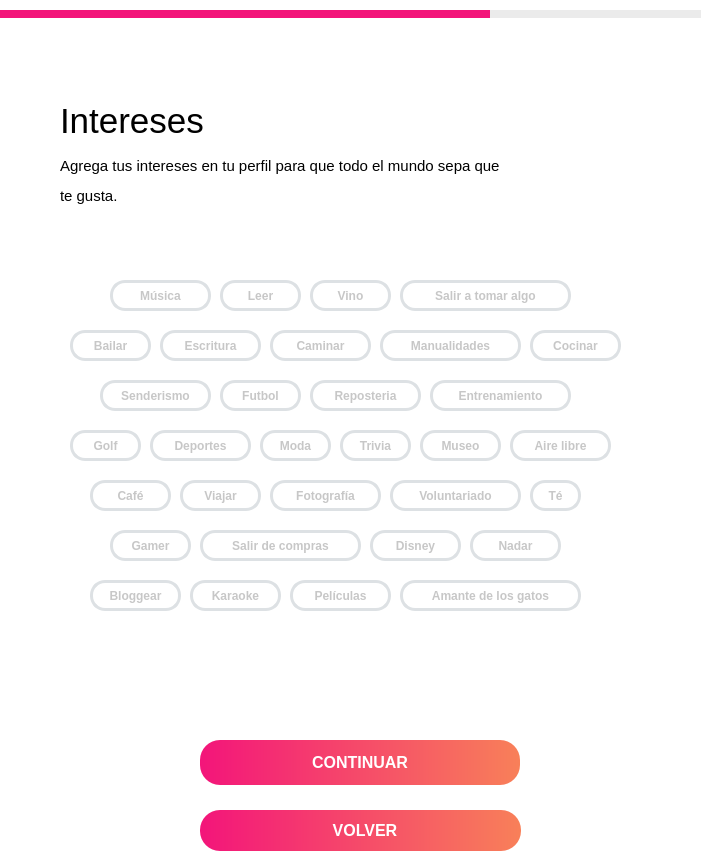
      <widget class="QWidget" name="page_7">
       <property name="styleSheet">
        <string notr="true">background-color: #ffffff;</string>
       </property>
       <widget class="QLabel" name="label_70">
        <property name="geometry">
         <rect>
          <x>60</x>
          <y>150</y>
          <width>531</width>
          <height>31</height>
         </rect>
        </property>
        <property name="font">
         <font>
          <pointsize>11</pointsize>
         </font>
        </property>
        <property name="text">
         <string>Agrega tus intereses en tu perfil para que todo el mundo sepa que</string>
        </property>
       </widget>
       <widget class="QPushButton" name="btnContinuar06">
        <property name="geometry">
         <rect>
          <x>200</x>
          <y>740</y>
          <width>320</width>
          <height>45</height>
         </rect>
        </property>
        <property name="font">
         <font>
          <pointsize>12</pointsize>
          <weight>75</weight>
          <bold>true</bold>
         </font>
        </property>
        <property name="styleSheet">
         <string notr="true">background-color: qlineargradient(spread:pad, x1:0, y1:0, x2:1, y2:0, stop:0 rgba(243, 21, 122, 1), stop:1 rgba(248, 128, 89, 1));

color: White;
border-radius: 20px;</string>
        </property>
        <property name="text">
         <string>CONTINUAR</string>
        </property>
       </widget>
       <widget class="QPushButton" name="pushButton_90">
        <property name="geometry">
         <rect>
          <x>70</x>
          <y>10</y>
          <width>631</width>
          <height>8</height>
         </rect>
        </property>
        <property name="styleSheet">
         <string notr="true">background-color: qlineargradient(spread:pad, x1:0, y1:0, x2:1, y2:0, stop:0 rgb(235, 235, 235), stop:1 rgb(235, 235, 235));
border-radius: 0px;
</string>
        </property>
        <property name="text">
         <string/>
        </property>
       </widget>
       <widget class="QLabel" name="label_71">
        <property name="geometry">
         <rect>
          <x>60</x>
          <y>180</y>
          <width>531</width>
          <height>31</height>
         </rect>
        </property>
        <property name="font">
         <font>
          <pointsize>11</pointsize>
         </font>
        </property>
        <property name="text">
         <string>te gusta.</string>
        </property>
       </widget>
       <widget class="QLabel" name="label_72">
        <property name="geometry">
         <rect>
          <x>60</x>
          <y>90</y>
          <width>371</width>
          <height>61</height>
         </rect>
        </property>
        <property name="font">
         <font>
          <pointsize>26</pointsize>
         </font>
        </property>
        <property name="text">
         <string>Intereses</string>
        </property>
       </widget>
       <widget class="QPushButton" name="pushButton_107">
        <property name="geometry">
         <rect>
          <x>0</x>
          <y>10</y>
          <width>490</width>
          <height>8</height>
         </rect>
        </property>
        <property name="styleSheet">
         <string notr="true">background-color: qlineargradient(spread:pad, x1:0, y1:0, x2:1, y2:0, stop:0 rgba(243, 21, 122, 1), stop:1 rgba(243, 21, 122, 1));
border-radius: 0px;</string>
        </property>
        <property name="text">
         <string/>
        </property>
       </widget>
       <widget class="QPushButton" name="btnHX">
        <property name="geometry">
         <rect>
          <x>110</x>
          <y>530</y>
          <width>81</width>
          <height>31</height>
         </rect>
        </property>
        <property name="font">
         <font>
          <pointsize>9</pointsize>
          <weight>75</weight>
          <bold>true</bold>
         </font>
        </property>
        <property name="styleSheet">
         <string notr="true">background-color: white;
color: rgb(199, 199, 199);
border-radius: 15px;
border: 3px solid;
border-color: rgb(221, 225, 228);</string>
        </property>
        <property name="text">
         <string>Gamer</string>
        </property>
       </widget>
       <widget class="QPushButton" name="btnHAD">
        <property name="geometry">
         <rect>
          <x>290</x>
          <y>580</y>
          <width>101</width>
          <height>31</height>
         </rect>
        </property>
        <property name="font">
         <font>
          <pointsize>9</pointsize>
          <weight>75</weight>
          <bold>true</bold>
         </font>
        </property>
        <property name="styleSheet">
         <string notr="true">background-color: white;
color: rgb(199, 199, 199);
border-radius: 15px;
border: 3px solid;
border-color: rgb(221, 225, 228);</string>
        </property>
        <property name="text">
         <string>Películas</string>
        </property>
       </widget>
       <widget class="QPushButton" name="btnHO">
        <property name="geometry">
         <rect>
          <x>260</x>
          <y>430</y>
          <width>71</width>
          <height>31</height>
         </rect>
        </property>
        <property name="font">
         <font>
          <pointsize>9</pointsize>
          <weight>75</weight>
          <bold>true</bold>
         </font>
        </property>
        <property name="styleSheet">
         <string notr="true">background-color: white;
color: rgb(199, 199, 199);
border-radius: 15px;
border: 3px solid;
border-color: rgb(221, 225, 228);</string>
        </property>
        <property name="text">
         <string>Moda</string>
        </property>
       </widget>
       <widget class="QPushButton" name="btnHS">
        <property name="geometry">
         <rect>
          <x>90</x>
          <y>480</y>
          <width>81</width>
          <height>31</height>
         </rect>
        </property>
        <property name="font">
         <font>
          <pointsize>9</pointsize>
          <weight>75</weight>
          <bold>true</bold>
         </font>
        </property>
        <property name="styleSheet">
         <string notr="true">background-color: white;
color: rgb(199, 199, 199);
border-radius: 15px;
border: 3px solid;
border-color: rgb(221, 225, 228);</string>
        </property>
        <property name="text">
         <string>Café</string>
        </property>
       </widget>
       <widget class="QPushButton" name="btnHP">
        <property name="geometry">
         <rect>
          <x>340</x>
          <y>430</y>
          <width>71</width>
          <height>31</height>
         </rect>
        </property>
        <property name="font">
         <font>
          <pointsize>9</pointsize>
          <weight>75</weight>
          <bold>true</bold>
         </font>
        </property>
        <property name="styleSheet">
         <string notr="true">background-color: white;
color: rgb(199, 199, 199);
border-radius: 15px;
border: 3px solid;
border-color: rgb(221, 225, 228);</string>
        </property>
        <property name="text">
         <string>Trivia</string>
        </property>
       </widget>
       <widget class="QPushButton" name="btnHW">
        <property name="geometry">
         <rect>
          <x>530</x>
          <y>480</y>
          <width>51</width>
          <height>31</height>
         </rect>
        </property>
        <property name="font">
         <font>
          <pointsize>9</pointsize>
          <weight>75</weight>
          <bold>true</bold>
         </font>
        </property>
        <property name="styleSheet">
         <string notr="true">background-color: white;
color: rgb(199, 199, 199);
border-radius: 15px;
border: 3px solid;
border-color: rgb(221, 225, 228);</string>
        </property>
        <property name="text">
         <string>Té</string>
        </property>
       </widget>
       <widget class="QPushButton" name="btnHA">
        <property name="geometry">
         <rect>
          <x>110</x>
          <y>280</y>
          <width>101</width>
          <height>31</height>
         </rect>
        </property>
        <property name="font">
         <font>
          <pointsize>9</pointsize>
          <weight>75</weight>
          <bold>true</bold>
         </font>
        </property>
        <property name="styleSheet">
         <string notr="true">background-color: white;
color: rgb(199, 199, 199);
border-radius: 15px;
border: 3px solid;
border-color: rgb(221, 225, 228);</string>
        </property>
        <property name="text">
         <string>Música</string>
        </property>
       </widget>
       <widget class="QPushButton" name="btnHAE">
        <property name="geometry">
         <rect>
          <x>400</x>
          <y>580</y>
          <width>181</width>
          <height>31</height>
         </rect>
        </property>
        <property name="font">
         <font>
          <pointsize>9</pointsize>
          <weight>75</weight>
          <bold>true</bold>
         </font>
        </property>
        <property name="styleSheet">
         <string notr="true">background-color: white;
color: rgb(199, 199, 199);
border-radius: 15px;
border: 3px solid;
border-color: rgb(221, 225, 228);</string>
        </property>
        <property name="text">
         <string>Amante de los gatos</string>
        </property>
       </widget>
       <widget class="QPushButton" name="btnHZ">
        <property name="geometry">
         <rect>
          <x>370</x>
          <y>530</y>
          <width>91</width>
          <height>31</height>
         </rect>
        </property>
        <property name="font">
         <font>
          <pointsize>9</pointsize>
          <weight>75</weight>
          <bold>true</bold>
         </font>
        </property>
        <property name="styleSheet">
         <string notr="true">background-color: white;
color: rgb(199, 199, 199);
border-radius: 15px;
border: 3px solid;
border-color: rgb(221, 225, 228);</string>
        </property>
        <property name="text">
         <string>Disney</string>
        </property>
       </widget>
       <widget class="QPushButton" name="btnHD">
        <property name="geometry">
         <rect>
          <x>400</x>
          <y>280</y>
          <width>171</width>
          <height>31</height>
         </rect>
        </property>
        <property name="font">
         <font>
          <pointsize>9</pointsize>
          <weight>75</weight>
          <bold>true</bold>
         </font>
        </property>
        <property name="styleSheet">
         <string notr="true">background-color: white;
color: rgb(199, 199, 199);
border-radius: 15px;
border: 3px solid;
border-color: rgb(221, 225, 228);</string>
        </property>
        <property name="text">
         <string>Salir a tomar algo</string>
        </property>
       </widget>
       <widget class="QPushButton" name="btnHI">
        <property name="geometry">
         <rect>
          <x>530</x>
          <y>330</y>
          <width>91</width>
          <height>31</height>
         </rect>
        </property>
        <property name="font">
         <font>
          <pointsize>9</pointsize>
          <weight>75</weight>
          <bold>true</bold>
         </font>
        </property>
        <property name="styleSheet">
         <string notr="true">background-color: white;
color: rgb(199, 199, 199);
border-radius: 15px;
border: 3px solid;
border-color: rgb(221, 225, 228);</string>
        </property>
        <property name="text">
         <string>Cocinar</string>
        </property>
       </widget>
       <widget class="QPushButton" name="btnHJ">
        <property name="geometry">
         <rect>
          <x>100</x>
          <y>380</y>
          <width>111</width>
          <height>31</height>
         </rect>
        </property>
        <property name="font">
         <font>
          <pointsize>9</pointsize>
          <weight>75</weight>
          <bold>true</bold>
         </font>
        </property>
        <property name="styleSheet">
         <string notr="true">background-color: white;
color: rgb(199, 199, 199);
border-radius: 15px;
border: 3px solid;
border-color: rgb(221, 225, 228);</string>
        </property>
        <property name="text">
         <string>Senderismo</string>
        </property>
       </widget>
       <widget class="QPushButton" name="btnHAB">
        <property name="geometry">
         <rect>
          <x>90</x>
          <y>580</y>
          <width>91</width>
          <height>31</height>
         </rect>
        </property>
        <property name="font">
         <font>
          <pointsize>9</pointsize>
          <weight>75</weight>
          <bold>true</bold>
         </font>
        </property>
        <property name="styleSheet">
         <string notr="true">background-color: white;
color: rgb(199, 199, 199);
border-radius: 15px;
border: 3px solid;
border-color: rgb(221, 225, 228);</string>
        </property>
        <property name="text">
         <string>Bloggear</string>
        </property>
       </widget>
       <widget class="QPushButton" name="btnHE">
        <property name="geometry">
         <rect>
          <x>70</x>
          <y>330</y>
          <width>81</width>
          <height>31</height>
         </rect>
        </property>
        <property name="font">
         <font>
          <pointsize>9</pointsize>
          <weight>75</weight>
          <bold>true</bold>
         </font>
        </property>
        <property name="styleSheet">
         <string notr="true">background-color: white;
color: rgb(199, 199, 199);
border-radius: 15px;
border: 3px solid;
border-color: rgb(221, 225, 228);</string>
        </property>
        <property name="text">
         <string>Bailar</string>
        </property>
       </widget>
       <widget class="QPushButton" name="btnHB">
        <property name="geometry">
         <rect>
          <x>220</x>
          <y>280</y>
          <width>81</width>
          <height>31</height>
         </rect>
        </property>
        <property name="font">
         <font>
          <pointsize>9</pointsize>
          <weight>75</weight>
          <bold>true</bold>
         </font>
        </property>
        <property name="styleSheet">
         <string notr="true">background-color: white;
color: rgb(199, 199, 199);
border-radius: 15px;
border: 3px solid;
border-color: rgb(221, 225, 228);</string>
        </property>
        <property name="text">
         <string>Leer</string>
        </property>
       </widget>
       <widget class="QPushButton" name="btnHN">
        <property name="geometry">
         <rect>
          <x>70</x>
          <y>430</y>
          <width>71</width>
          <height>31</height>
         </rect>
        </property>
        <property name="font">
         <font>
          <pointsize>9</pointsize>
          <weight>75</weight>
          <bold>true</bold>
         </font>
        </property>
        <property name="styleSheet">
         <string notr="true">background-color: white;
color: rgb(199, 199, 199);
border-radius: 15px;
border: 3px solid;
border-color: rgb(221, 225, 228);</string>
        </property>
        <property name="text">
         <string>Golf</string>
        </property>
       </widget>
       <widget class="QPushButton" name="btnHG">
        <property name="geometry">
         <rect>
          <x>270</x>
          <y>330</y>
          <width>101</width>
          <height>31</height>
         </rect>
        </property>
        <property name="font">
         <font>
          <pointsize>9</pointsize>
          <weight>75</weight>
          <bold>true</bold>
         </font>
        </property>
        <property name="styleSheet">
         <string notr="true">background-color: white;
color: rgb(199, 199, 199);
border-radius: 15px;
border: 3px solid;
border-color: rgb(221, 225, 228);</string>
        </property>
        <property name="text">
         <string>Caminar</string>
        </property>
       </widget>
       <widget class="QPushButton" name="btnHC">
        <property name="geometry">
         <rect>
          <x>310</x>
          <y>280</y>
          <width>81</width>
          <height>31</height>
         </rect>
        </property>
        <property name="font">
         <font>
          <pointsize>9</pointsize>
          <weight>75</weight>
          <bold>true</bold>
         </font>
        </property>
        <property name="styleSheet">
         <string notr="true">background-color: white;
color: rgb(199, 199, 199);
border-radius: 15px;
border: 3px solid;
border-color: rgb(221, 225, 228);</string>
        </property>
        <property name="text">
         <string>Vino</string>
        </property>
       </widget>
       <widget class="QPushButton" name="btnHV">
        <property name="geometry">
         <rect>
          <x>390</x>
          <y>480</y>
          <width>131</width>
          <height>31</height>
         </rect>
        </property>
        <property name="font">
         <font>
          <pointsize>9</pointsize>
          <weight>75</weight>
          <bold>true</bold>
         </font>
        </property>
        <property name="styleSheet">
         <string notr="true">background-color: white;
color: rgb(199, 199, 199);
border-radius: 15px;
border: 3px solid;
border-color: rgb(221, 225, 228);</string>
        </property>
        <property name="text">
         <string>Voluntariado</string>
        </property>
       </widget>
       <widget class="QPushButton" name="btnHT">
        <property name="geometry">
         <rect>
          <x>180</x>
          <y>480</y>
          <width>81</width>
          <height>31</height>
         </rect>
        </property>
        <property name="font">
         <font>
          <pointsize>9</pointsize>
          <weight>75</weight>
          <bold>true</bold>
         </font>
        </property>
        <property name="styleSheet">
         <string notr="true">background-color: white;
color: rgb(199, 199, 199);
border-radius: 15px;
border: 3px solid;
border-color: rgb(221, 225, 228);</string>
        </property>
        <property name="text">
         <string>Viajar</string>
        </property>
       </widget>
       <widget class="QPushButton" name="btnHM">
        <property name="geometry">
         <rect>
          <x>430</x>
          <y>380</y>
          <width>141</width>
          <height>31</height>
         </rect>
        </property>
        <property name="font">
         <font>
          <pointsize>9</pointsize>
          <weight>75</weight>
          <bold>true</bold>
         </font>
        </property>
        <property name="styleSheet">
         <string notr="true">background-color: white;
color: rgb(199, 199, 199);
border-radius: 15px;
border: 3px solid;
border-color: rgb(221, 225, 228);</string>
        </property>
        <property name="text">
         <string>Entrenamiento</string>
        </property>
       </widget>
       <widget class="QPushButton" name="btnHL">
        <property name="geometry">
         <rect>
          <x>310</x>
          <y>380</y>
          <width>111</width>
          <height>31</height>
         </rect>
        </property>
        <property name="font">
         <font>
          <pointsize>9</pointsize>
          <weight>75</weight>
          <bold>true</bold>
         </font>
        </property>
        <property name="styleSheet">
         <string notr="true">background-color: white;
color: rgb(199, 199, 199);
border-radius: 15px;
border: 3px solid;
border-color: rgb(221, 225, 228);</string>
        </property>
        <property name="text">
         <string>Reposteria</string>
        </property>
       </widget>
       <widget class="QPushButton" name="btnHQ">
        <property name="geometry">
         <rect>
          <x>420</x>
          <y>430</y>
          <width>81</width>
          <height>31</height>
         </rect>
        </property>
        <property name="font">
         <font>
          <pointsize>9</pointsize>
          <weight>75</weight>
          <bold>true</bold>
         </font>
        </property>
        <property name="styleSheet">
         <string notr="true">background-color: white;
color: rgb(199, 199, 199);
border-radius: 15px;
border: 3px solid;
border-color: rgb(221, 225, 228);</string>
        </property>
        <property name="text">
         <string>Museo</string>
        </property>
       </widget>
       <widget class="QPushButton" name="btnHAC">
        <property name="geometry">
         <rect>
          <x>190</x>
          <y>580</y>
          <width>91</width>
          <height>31</height>
         </rect>
        </property>
        <property name="font">
         <font>
          <pointsize>9</pointsize>
          <weight>75</weight>
          <bold>true</bold>
         </font>
        </property>
        <property name="styleSheet">
         <string notr="true">background-color: white;
color: rgb(199, 199, 199);
border-radius: 15px;
border: 3px solid;
border-color: rgb(221, 225, 228);</string>
        </property>
        <property name="text">
         <string>Karaoke</string>
        </property>
       </widget>
       <widget class="QPushButton" name="btnHK">
        <property name="geometry">
         <rect>
          <x>220</x>
          <y>380</y>
          <width>81</width>
          <height>31</height>
         </rect>
        </property>
        <property name="font">
         <font>
          <pointsize>9</pointsize>
          <weight>75</weight>
          <bold>true</bold>
         </font>
        </property>
        <property name="styleSheet">
         <string notr="true">background-color: white;
color: rgb(199, 199, 199);
border-radius: 15px;
border: 3px solid;
border-color: rgb(221, 225, 228);</string>
        </property>
        <property name="text">
         <string>Futbol</string>
        </property>
       </widget>
       <widget class="QPushButton" name="btnHU">
        <property name="geometry">
         <rect>
          <x>270</x>
          <y>480</y>
          <width>111</width>
          <height>31</height>
         </rect>
        </property>
        <property name="font">
         <font>
          <pointsize>9</pointsize>
          <weight>75</weight>
          <bold>true</bold>
         </font>
        </property>
        <property name="styleSheet">
         <string notr="true">background-color: white;
color: rgb(199, 199, 199);
border-radius: 15px;
border: 3px solid;
border-color: rgb(221, 225, 228);</string>
        </property>
        <property name="text">
         <string>Fotografía</string>
        </property>
       </widget>
       <widget class="QPushButton" name="btnHAA">
        <property name="geometry">
         <rect>
          <x>470</x>
          <y>530</y>
          <width>91</width>
          <height>31</height>
         </rect>
        </property>
        <property name="font">
         <font>
          <pointsize>9</pointsize>
          <weight>75</weight>
          <bold>true</bold>
         </font>
        </property>
        <property name="styleSheet">
         <string notr="true">background-color: white;
color: rgb(199, 199, 199);
border-radius: 15px;
border: 3px solid;
border-color: rgb(221, 225, 228);</string>
        </property>
        <property name="text">
         <string>Nadar</string>
        </property>
       </widget>
       <widget class="QPushButton" name="btnHF">
        <property name="geometry">
         <rect>
          <x>160</x>
          <y>330</y>
          <width>101</width>
          <height>31</height>
         </rect>
        </property>
        <property name="font">
         <font>
          <pointsize>9</pointsize>
          <weight>75</weight>
          <bold>true</bold>
         </font>
        </property>
        <property name="styleSheet">
         <string notr="true">background-color: white;
color: rgb(199, 199, 199);
border-radius: 15px;
border: 3px solid;
border-color: rgb(221, 225, 228);</string>
        </property>
        <property name="text">
         <string>Escritura</string>
        </property>
       </widget>
       <widget class="QPushButton" name="btnHNN">
        <property name="geometry">
         <rect>
          <x>150</x>
          <y>430</y>
          <width>101</width>
          <height>31</height>
         </rect>
        </property>
        <property name="font">
         <font>
          <pointsize>9</pointsize>
          <weight>75</weight>
          <bold>true</bold>
         </font>
        </property>
        <property name="styleSheet">
         <string notr="true">background-color: white;
color: rgb(199, 199, 199);
border-radius: 15px;
border: 3px solid;
border-color: rgb(221, 225, 228);</string>
        </property>
        <property name="text">
         <string>Deportes</string>
        </property>
       </widget>
       <widget class="QPushButton" name="btnHR">
        <property name="geometry">
         <rect>
          <x>510</x>
          <y>430</y>
          <width>101</width>
          <height>31</height>
         </rect>
        </property>
        <property name="font">
         <font>
          <pointsize>9</pointsize>
          <weight>75</weight>
          <bold>true</bold>
         </font>
        </property>
        <property name="styleSheet">
         <string notr="true">background-color: white;
color: rgb(199, 199, 199);
border-radius: 15px;
border: 3px solid;
border-color: rgb(221, 225, 228);</string>
        </property>
        <property name="text">
         <string>Aire libre</string>
        </property>
       </widget>
       <widget class="QPushButton" name="btnHY">
        <property name="geometry">
         <rect>
          <x>200</x>
          <y>530</y>
          <width>161</width>
          <height>31</height>
         </rect>
        </property>
        <property name="font">
         <font>
          <pointsize>9</pointsize>
          <weight>75</weight>
          <bold>true</bold>
         </font>
        </property>
        <property name="styleSheet">
         <string notr="true">background-color: white;
color: rgb(199, 199, 199);
border-radius: 15px;
border: 3px solid;
border-color: rgb(221, 225, 228);</string>
        </property>
        <property name="text">
         <string>Salir de compras</string>
        </property>
       </widget>
       <widget class="QPushButton" name="btnHH">
        <property name="geometry">
         <rect>
          <x>380</x>
          <y>330</y>
          <width>141</width>
          <height>31</height>
         </rect>
        </property>
        <property name="font">
         <font>
          <pointsize>9</pointsize>
          <weight>75</weight>
          <bold>true</bold>
         </font>
        </property>
        <property name="styleSheet">
         <string notr="true">background-color: white;
color: rgb(199, 199, 199);
border-radius: 15px;
border: 3px solid;
border-color: rgb(221, 225, 228);</string>
        </property>
        <property name="text">
         <string>Manualidades</string>
        </property>
       </widget>
       <widget class="QPushButton" name="btnVolverAtras_9">
        <property name="geometry">
         <rect>
          <x>200</x>
          <y>810</y>
          <width>321</width>
          <height>41</height>
         </rect>
        </property>
        <property name="font">
         <font>
          <pointsize>12</pointsize>
          <weight>75</weight>
          <bold>true</bold>
         </font>
        </property>
        <property name="styleSheet">
         <string notr="true">background-color: qlineargradient(spread:pad, x1:0, y1:0, x2:1, y2:0, stop:0 rgba(243, 21, 122, 1), stop:1 rgba(248, 128, 89, 1));

color: White;
border-radius: 20px;</string>
        </property>
        <property name="text">
         <string>  VOLVER</string>
        </property>
        <property name="icon">
         <iconset>
          <normaloff>:/img/volver_blanco.png</normaloff>:/img/volver_blanco.png</iconset>
        </property>
        <property name="iconSize">
         <size>
          <width>30</width>
          <height>30</height>
         </size>
        </property>
       </widget>
      </widget>
